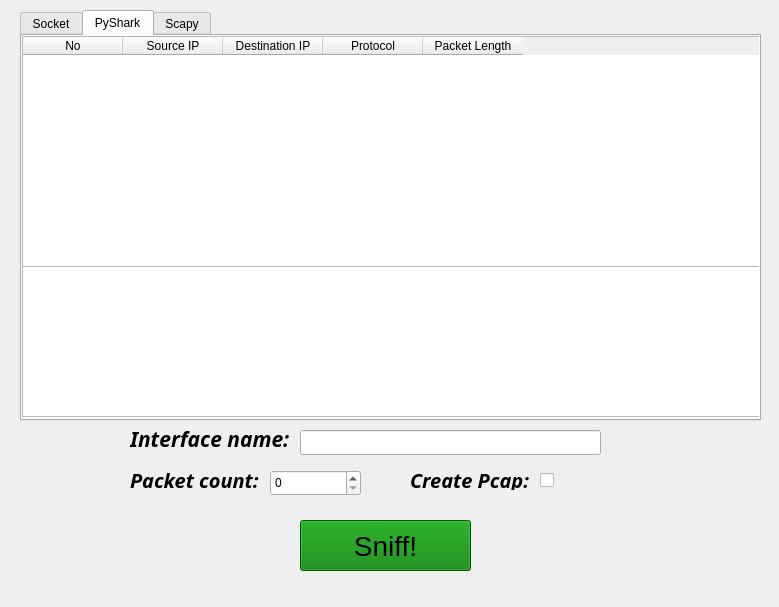
<?xml version="1.0" encoding="UTF-8"?>
<ui version="4.0">
 <class>Form</class>
 <widget class="QWidget" name="Form">
  <property name="geometry">
   <rect>
    <x>0</x>
    <y>0</y>
    <width>779</width>
    <height>607</height>
   </rect>
  </property>
  <property name="windowTitle">
   <string>Sniff Comparator</string>
  </property>
  <property name="styleSheet">
   <string notr="true"/>
  </property>
  <widget class="QLineEdit" name="interface_name_label">
   <property name="geometry">
    <rect>
     <x>300</x>
     <y>430</y>
     <width>301</width>
     <height>25</height>
    </rect>
   </property>
  </widget>
  <widget class="QLabel" name="label">
   <property name="geometry">
    <rect>
     <x>130</x>
     <y>430</y>
     <width>171</width>
     <height>17</height>
    </rect>
   </property>
   <property name="font">
    <font>
     <family>Ubuntu Mono</family>
     <pointsize>16</pointsize>
     <weight>75</weight>
     <italic>true</italic>
     <bold>true</bold>
    </font>
   </property>
   <property name="text">
    <string>Interface name:</string>
   </property>
  </widget>
  <widget class="QLabel" name="label_2">
   <property name="geometry">
    <rect>
     <x>130</x>
     <y>470</y>
     <width>141</width>
     <height>20</height>
    </rect>
   </property>
   <property name="font">
    <font>
     <family>Ubuntu Mono</family>
     <pointsize>15</pointsize>
     <weight>75</weight>
     <italic>true</italic>
     <bold>true</bold>
    </font>
   </property>
   <property name="text">
    <string>Packet count:</string>
   </property>
  </widget>
  <widget class="QSpinBox" name="packet_count_box">
   <property name="geometry">
    <rect>
     <x>270</x>
     <y>470</y>
     <width>91</width>
     <height>26</height>
    </rect>
   </property>
   <property name="maximum">
    <number>10000</number>
   </property>
  </widget>
  <widget class="QPushButton" name="sniff_but">
   <property name="geometry">
    <rect>
     <x>300</x>
     <y>520</y>
     <width>171</width>
     <height>51</height>
    </rect>
   </property>
   <property name="font">
    <font>
     <pointsize>21</pointsize>
    </font>
   </property>
   <property name="styleSheet">
    <string notr="true">background:green;</string>
   </property>
   <property name="text">
    <string>Sniff!</string>
   </property>
  </widget>
  <widget class="QTabWidget" name="sniff_table">
   <property name="geometry">
    <rect>
     <x>20</x>
     <y>10</y>
     <width>741</width>
     <height>411</height>
    </rect>
   </property>
   <property name="currentIndex">
    <number>1</number>
   </property>
   <widget class="QWidget" name="socket_tab">
    <attribute name="title">
     <string>Socket</string>
    </attribute>
    <widget class="QTableWidget" name="socket_table">
     <property name="geometry">
      <rect>
       <x>0</x>
       <y>0</y>
       <width>741</width>
       <height>231</height>
      </rect>
     </property>
     <property name="selectionBehavior">
      <enum>QAbstractItemView::SelectRows</enum>
     </property>
     <column>
      <property name="text">
       <string>No</string>
      </property>
     </column>
     <column>
      <property name="text">
       <string>Source IP</string>
      </property>
     </column>
     <column>
      <property name="text">
       <string>Destination IP</string>
      </property>
     </column>
     <column>
      <property name="text">
       <string>Protocol</string>
      </property>
     </column>
     <column>
      <property name="text">
       <string>Packet Length</string>
      </property>
     </column>
    </widget>
    <widget class="QTextEdit" name="socket_detail_box">
     <property name="geometry">
      <rect>
       <x>0</x>
       <y>230</y>
       <width>741</width>
       <height>151</height>
      </rect>
     </property>
     <property name="html">
      <string>&lt;!DOCTYPE HTML PUBLIC &quot;-//W3C//DTD HTML 4.0//EN&quot; &quot;http://www.w3.org/TR/REC-html40/strict.dtd&quot;&gt;
&lt;html&gt;&lt;head&gt;&lt;meta name=&quot;qrichtext&quot; content=&quot;1&quot; /&gt;&lt;style type=&quot;text/css&quot;&gt;
p, li { white-space: pre-wrap; }
&lt;/style&gt;&lt;/head&gt;&lt;body style=&quot; font-family:'Ubuntu'; font-size:11pt; font-weight:400; font-style:normal;&quot;&gt;
&lt;p style=&quot;-qt-paragraph-type:empty; margin-top:0px; margin-bottom:0px; margin-left:0px; margin-right:0px; -qt-block-indent:0; text-indent:0px;&quot;&gt;&lt;br /&gt;&lt;/p&gt;&lt;/body&gt;&lt;/html&gt;</string>
     </property>
    </widget>
   </widget>
   <widget class="QWidget" name="pyshark_tab">
    <attribute name="title">
     <string>PyShark</string>
    </attribute>
    <widget class="QTextEdit" name="pyshark_detail_box">
     <property name="geometry">
      <rect>
       <x>0</x>
       <y>230</y>
       <width>741</width>
       <height>151</height>
      </rect>
     </property>
     <property name="html">
      <string>&lt;!DOCTYPE HTML PUBLIC &quot;-//W3C//DTD HTML 4.0//EN&quot; &quot;http://www.w3.org/TR/REC-html40/strict.dtd&quot;&gt;
&lt;html&gt;&lt;head&gt;&lt;meta name=&quot;qrichtext&quot; content=&quot;1&quot; /&gt;&lt;style type=&quot;text/css&quot;&gt;
p, li { white-space: pre-wrap; }
&lt;/style&gt;&lt;/head&gt;&lt;body style=&quot; font-family:'Ubuntu'; font-size:11pt; font-weight:400; font-style:normal;&quot;&gt;
&lt;p style=&quot;-qt-paragraph-type:empty; margin-top:0px; margin-bottom:0px; margin-left:0px; margin-right:0px; -qt-block-indent:0; text-indent:0px;&quot;&gt;&lt;br /&gt;&lt;/p&gt;&lt;/body&gt;&lt;/html&gt;</string>
     </property>
    </widget>
    <widget class="QTableWidget" name="pyshark_table">
     <property name="geometry">
      <rect>
       <x>0</x>
       <y>0</y>
       <width>741</width>
       <height>231</height>
      </rect>
     </property>
     <property name="selectionBehavior">
      <enum>QAbstractItemView::SelectRows</enum>
     </property>
     <column>
      <property name="text">
       <string>No</string>
      </property>
     </column>
     <column>
      <property name="text">
       <string>Source IP</string>
      </property>
     </column>
     <column>
      <property name="text">
       <string>Destination IP</string>
      </property>
     </column>
     <column>
      <property name="text">
       <string>Protocol</string>
      </property>
     </column>
     <column>
      <property name="text">
       <string>Packet Length</string>
      </property>
     </column>
    </widget>
   </widget>
   <widget class="QWidget" name="scapy_tab">
    <attribute name="title">
     <string>Scapy</string>
    </attribute>
    <widget class="QTextEdit" name="scapy_detail_box">
     <property name="geometry">
      <rect>
       <x>0</x>
       <y>230</y>
       <width>741</width>
       <height>151</height>
      </rect>
     </property>
     <property name="html">
      <string>&lt;!DOCTYPE HTML PUBLIC &quot;-//W3C//DTD HTML 4.0//EN&quot; &quot;http://www.w3.org/TR/REC-html40/strict.dtd&quot;&gt;
&lt;html&gt;&lt;head&gt;&lt;meta name=&quot;qrichtext&quot; content=&quot;1&quot; /&gt;&lt;style type=&quot;text/css&quot;&gt;
p, li { white-space: pre-wrap; }
&lt;/style&gt;&lt;/head&gt;&lt;body style=&quot; font-family:'Ubuntu'; font-size:11pt; font-weight:400; font-style:normal;&quot;&gt;
&lt;p style=&quot;-qt-paragraph-type:empty; margin-top:0px; margin-bottom:0px; margin-left:0px; margin-right:0px; -qt-block-indent:0; text-indent:0px;&quot;&gt;&lt;br /&gt;&lt;/p&gt;&lt;/body&gt;&lt;/html&gt;</string>
     </property>
    </widget>
    <widget class="QTableWidget" name="scapy_table">
     <property name="geometry">
      <rect>
       <x>0</x>
       <y>0</y>
       <width>741</width>
       <height>231</height>
      </rect>
     </property>
     <property name="selectionBehavior">
      <enum>QAbstractItemView::SelectRows</enum>
     </property>
     <column>
      <property name="text">
       <string>No</string>
      </property>
     </column>
     <column>
      <property name="text">
       <string>Source IP</string>
      </property>
     </column>
     <column>
      <property name="text">
       <string>Destination IP</string>
      </property>
     </column>
     <column>
      <property name="text">
       <string>Protocol</string>
      </property>
     </column>
     <column>
      <property name="text">
       <string>Packet Length</string>
      </property>
     </column>
    </widget>
   </widget>
  </widget>
  <widget class="QLabel" name="label_3">
   <property name="geometry">
    <rect>
     <x>410</x>
     <y>470</y>
     <width>121</width>
     <height>20</height>
    </rect>
   </property>
   <property name="font">
    <font>
     <family>Ubuntu Mono</family>
     <pointsize>15</pointsize>
     <weight>75</weight>
     <italic>true</italic>
     <bold>true</bold>
    </font>
   </property>
   <property name="text">
    <string>Create Pcap:</string>
   </property>
  </widget>
  <widget class="QCheckBox" name="create_pcap_box">
   <property name="geometry">
    <rect>
     <x>540</x>
     <y>470</y>
     <width>21</width>
     <height>21</height>
    </rect>
   </property>
   <property name="text">
    <string/>
   </property>
   <property name="iconSize">
    <size>
     <width>20</width>
     <height>20</height>
    </size>
   </property>
  </widget>
 </widget>
 <resources/>
 <connections/>
</ui>
